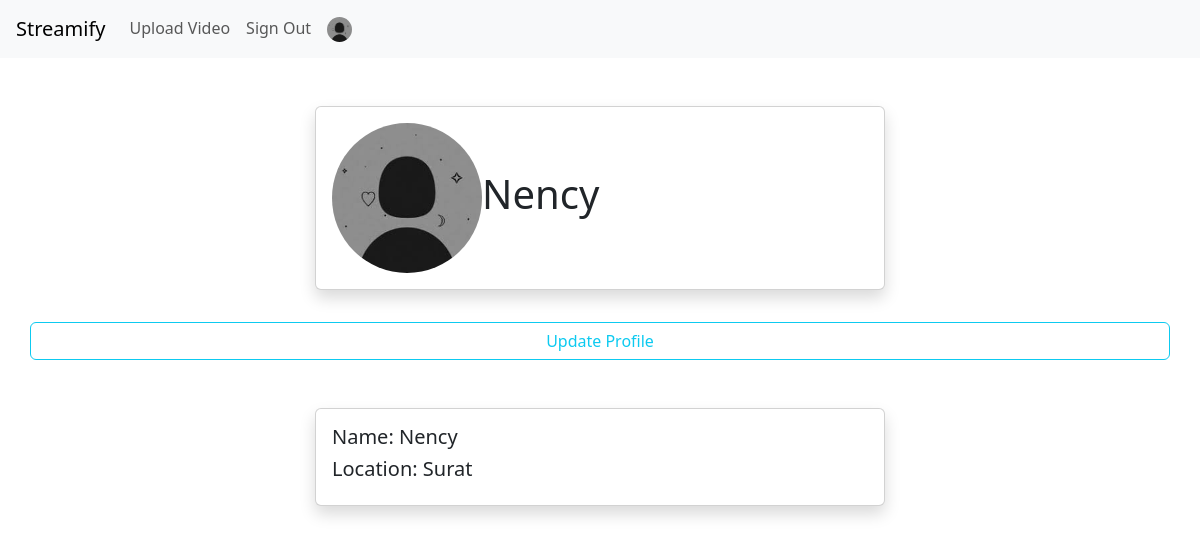
/profiles/1/ (signed in), run on the app's committed database.
### profiles/models.py (models this page shows, shortened)
class Profile(models.Model):
    user = models.OneToOneField(User, on_delete=models.CASCADE)
    name = models.CharField(max_length=100, blank=True)
    location = models.CharField(max_length=100, blank=True)
    image = models.ImageField(upload_to='uploads/profile_pics', blank=True)

### profiles/views.py (the view)
# urls.py: path('<int:pk>/', ProfileView.as_view(), name='profile'),
class ProfileView(View):
    def get(self, request, pk, *args, **kwargs):
        profile = get_object_or_404(Profile, pk=pk)
        videos = Video.objects.all().filter(uploader=pk).order_by('-date_posted')
        context = {
            'profile': profile,
            'videos': videos,
        }
        return render(request, 'profiles/profile.html', context)

### profiles/templates/profiles/profile.html (shortened to what this page needs)
{% extends 'videos/base.html' %}
{% block content %}
<div class="container">
    <div class="row justify-content-center mt-5">
        <div class="card col-md-6 col-sm-12 col-xs-12 d-flex flex-row align-items-center p-3 shadow">
            <img class="rounded-circle mr-4" height="150" width="150" src="{{ profile.image.url }}">
            <h1>{{ profile.user.username }}</h1>
        </div>
    </div>
    <div class="row justify-content-center mt-3">
        <a href="update" class="btn btn-outline-info btn-block mt-3">Update Profile</a>
    </div>
    <div class="row justify-content-center mt-5">
        <div class="card col-md-6 col-sm-12 col-xs-12 p-3 shadow">
            <h5>Name: {{ profile.name }}</h5>
            <h5>Location: {{ profile.location }}</h5>
        </div>
    </div>
</div>
{% endblock %}

### videos/templates/videos/navigation.html (shortened to what this page needs)
<nav class="navbar navbar-expand-lg navbar-light bg-light">
    <a class="navbar-brand" href="{% url 'index' %}">Streamify</a>
    <div class="collapse navbar-collapse" id="navbarSupportedContent">
      <ul class="navbar-nav">
        {% if user.is_authenticated %}
        <li class="nav-item">
            <a class="nav-link" href="{% url 'video-create' %}">Upload Video</a>
        </li>
        <li class="nav-item">
          <a class="nav-link" href="{% url 'account_logout' %}">Sign Out</a>
        </li>
        <li class="nav-item">
            <a class="nav-link" href="{% url 'profile' user.profile.pk %}"><img src="{{ user.profile.image.url }}" width="25" height="25" class="d-inline-block rounded-circle" alt="Profile"></a>
          </li>
        {% endif %}
      </ul>
    </div>
  </nav>

### data on the page
Profile: image (placeholder picture), user.username "Nency", name "Nency", location "Surat"
